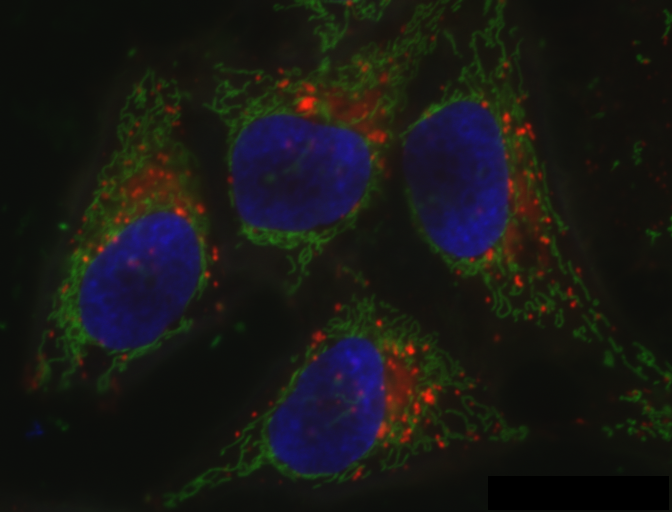
#> input picture data/hela-cells.tif, 672 x 512 px
$ jupyter execute 06_multi_channel_image_data.ipynb
#> lines starting #> are read from the running program, lines starting #| are printed output that depends on the picture
# Données d'images multi-canaux
Au-delà des images bidimensionnelles qui peuvent être exprimées sous forme de matrice 2D, les images multidimensionnelles à plusieurs canaux sont également assez courantes. Par exemple, importons l'image ```hela-cells.tif``` :

[cell 1]
from skimage.io import imread
image = imread('../../data/hela-cells.tif')
#> image is the input picture: shape (512, 672, 3) uint16; mean R, G, B 393.1, 393.3, 357.4

[cell 2]
image.shape
#> Out = (512, 672, 3)

Nous voyons qu'au lieu d'avoir simplement des lignes et des colonnes de pixels, nous avons maintenant un nombre supplémentaire qui nous indique que nous avons trois plans dans nos données. Dans ce cas, chaque image correspond à un canal, mais pour d'autres données, il pourrait s'agir de plans z, de points temporels, etc.

## Jouer avec les dimensions

La réorganisation des données multidimensionnelles est souvent nécessaire pour correspondre à l'entrée d'une fonction. Par exemple, ```microshow``` s'attend à ce que les canaux soient dans la première dimension, nous devons donc *déplacer* le dernier axe en première position et utiliser la fonction Numpy ```np.moveaxis``` pour cela :

[cell 3]
import numpy as np

image_rolled = np.moveaxis(image, source=2, destination=0)
image_rolled.shape
#> Out = (3, 512, 672)

Il existe de nombreuses autres fonctions dans Numpy pour effectuer ces opérations de déplacement d'axes. Par exemple ```np.swapaxes```, ```np.rollaxis```, etc.

## Visualisation d'images multi-canaux

La fonction ```microshow``` se charge d'afficher l'image avec des paramètres par défaut raisonnables :

[cell 4]
from microfilm.microplot import microshow
microshow(image_rolled);
#> (this line was passed over: microfilm is not available in this run)

Par défaut, elle utilise une combinaison de cartes de couleurs Cyan, Magenta, Jaune, mais celles-ci peuvent également être modifiées :

[cell 5]
microshow(image_rolled, cmaps=['pure_red', 'pure_green', 'pure_blue']);
#> (this line was passed over: microfilm is not available in this run)

Nous pouvons également visualiser ces trois canaux indépendamment en les séparant. De plus, nous pouvons disposer plusieurs images côte à côte en utilisant [matplotlib subplots](https://matplotlib.org/stable/api/_as_gen/matplotlib.pyplot.subplots.html) :

[cell 6]
channel1 = image[:,:,0]
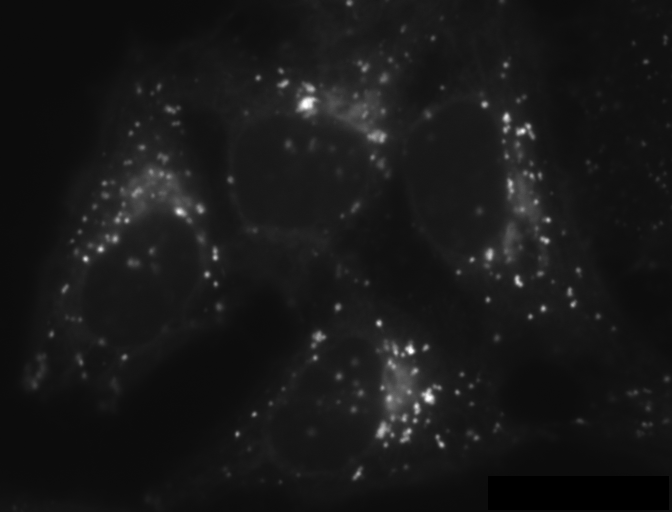
#> channel1: shape (512, 672) uint16; min 0, max 4095, mean 393.1; drawn with min black and max white
channel2 = image[:,:,1]
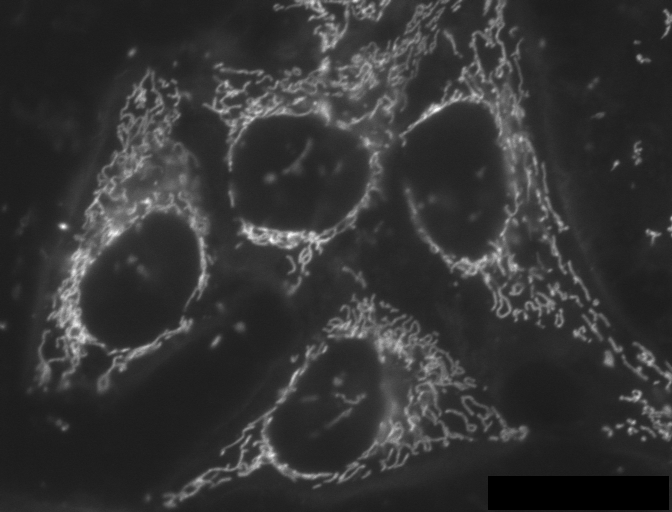
#> channel2: shape (512, 672) uint16; min 0, max 1900, mean 393.3; drawn with min black and max white
channel3 = image[:,:,2]
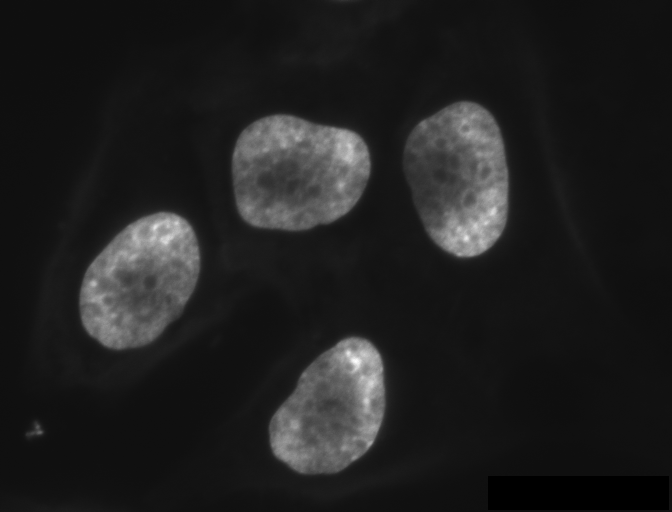
#> channel3: shape (512, 672) uint16; min 0, max 2832, mean 357.4; drawn with min black and max white

import matplotlib.pyplot as plt

fig, axs = plt.subplots(1, 3, figsize=(15,15))

microshow(channel1, ax=axs[0], cmaps='pure_cyan')
#> (this line was passed over: microfilm is not available in this run)
microshow(channel2, ax=axs[1], cmaps='pure_magenta')
#> (this line was passed over: microfilm is not available in this run)
microshow(channel3, ax=axs[2], cmaps='pure_yellow');
#> (this line was passed over: microfilm is not available in this run)
